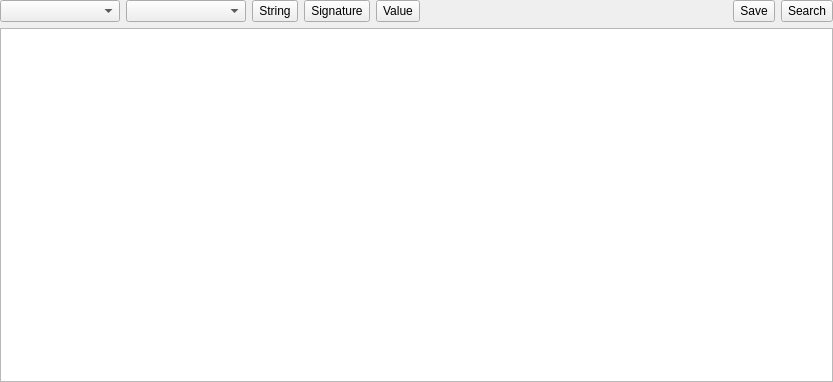
<?xml version="1.0" encoding="UTF-8"?>
<ui version="4.0">
 <class>SearchValuesWidget</class>
 <widget class="QWidget" name="SearchValuesWidget">
  <property name="geometry">
   <rect>
    <x>0</x>
    <y>0</y>
    <width>833</width>
    <height>382</height>
   </rect>
  </property>
  <property name="windowTitle">
   <string notr="true">Form</string>
  </property>
  <layout class="QVBoxLayout" name="verticalLayout_2">
   <property name="leftMargin">
    <number>0</number>
   </property>
   <property name="topMargin">
    <number>0</number>
   </property>
   <property name="rightMargin">
    <number>0</number>
   </property>
   <property name="bottomMargin">
    <number>0</number>
   </property>
   <item>
    <layout class="QHBoxLayout" name="horizontalLayout">
     <item>
      <widget class="QComboBox" name="comboBoxType">
       <property name="minimumSize">
        <size>
         <width>120</width>
         <height>0</height>
        </size>
       </property>
      </widget>
     </item>
     <item>
      <widget class="QComboBox" name="comboBoxMapMode">
       <property name="minimumSize">
        <size>
         <width>120</width>
         <height>0</height>
        </size>
       </property>
      </widget>
     </item>
     <item>
      <widget class="QToolButton" name="toolButtonSearchString">
       <property name="sizePolicy">
        <sizepolicy hsizetype="Minimum" vsizetype="Minimum">
         <horstretch>0</horstretch>
         <verstretch>0</verstretch>
        </sizepolicy>
       </property>
       <property name="text">
        <string>String</string>
       </property>
       <property name="toolButtonStyle">
        <enum>Qt::ToolButtonTextBesideIcon</enum>
       </property>
      </widget>
     </item>
     <item>
      <widget class="QToolButton" name="toolButtonSearchSignature">
       <property name="sizePolicy">
        <sizepolicy hsizetype="Minimum" vsizetype="Minimum">
         <horstretch>0</horstretch>
         <verstretch>0</verstretch>
        </sizepolicy>
       </property>
       <property name="text">
        <string>Signature</string>
       </property>
       <property name="toolButtonStyle">
        <enum>Qt::ToolButtonTextBesideIcon</enum>
       </property>
      </widget>
     </item>
     <item>
      <widget class="QToolButton" name="toolButtonSearchValue">
       <property name="sizePolicy">
        <sizepolicy hsizetype="Minimum" vsizetype="Minimum">
         <horstretch>0</horstretch>
         <verstretch>0</verstretch>
        </sizepolicy>
       </property>
       <property name="text">
        <string>Value</string>
       </property>
       <property name="toolButtonStyle">
        <enum>Qt::ToolButtonTextBesideIcon</enum>
       </property>
      </widget>
     </item>
     <item>
      <widget class="QLabel" name="labelSearchValue">
       <property name="sizePolicy">
        <sizepolicy hsizetype="Expanding" vsizetype="Preferred">
         <horstretch>0</horstretch>
         <verstretch>0</verstretch>
        </sizepolicy>
       </property>
       <property name="text">
        <string/>
       </property>
      </widget>
     </item>
     <item>
      <widget class="QToolButton" name="toolButtonSave">
       <property name="sizePolicy">
        <sizepolicy hsizetype="Minimum" vsizetype="Minimum">
         <horstretch>0</horstretch>
         <verstretch>0</verstretch>
        </sizepolicy>
       </property>
       <property name="text">
        <string>Save</string>
       </property>
       <property name="toolButtonStyle">
        <enum>Qt::ToolButtonTextBesideIcon</enum>
       </property>
      </widget>
     </item>
     <item>
      <widget class="QToolButton" name="toolButtonSearch">
       <property name="sizePolicy">
        <sizepolicy hsizetype="Minimum" vsizetype="Minimum">
         <horstretch>0</horstretch>
         <verstretch>0</verstretch>
        </sizepolicy>
       </property>
       <property name="text">
        <string>Search</string>
       </property>
       <property name="toolButtonStyle">
        <enum>Qt::ToolButtonTextBesideIcon</enum>
       </property>
      </widget>
     </item>
    </layout>
   </item>
   <item>
    <widget class="XTableView" name="tableViewResult">
     <property name="contextMenuPolicy">
      <enum>Qt::CustomContextMenu</enum>
     </property>
     <property name="editTriggers">
      <set>QAbstractItemView::NoEditTriggers</set>
     </property>
     <property name="selectionMode">
      <enum>QAbstractItemView::SingleSelection</enum>
     </property>
     <property name="selectionBehavior">
      <enum>QAbstractItemView::SelectRows</enum>
     </property>
     <property name="sortingEnabled">
      <bool>true</bool>
     </property>
     <attribute name="horizontalHeaderStretchLastSection">
      <bool>true</bool>
     </attribute>
     <attribute name="verticalHeaderVisible">
      <bool>false</bool>
     </attribute>
     <attribute name="verticalHeaderMinimumSectionSize">
      <number>20</number>
     </attribute>
     <attribute name="verticalHeaderDefaultSectionSize">
      <number>21</number>
     </attribute>
     <attribute name="verticalHeaderStretchLastSection">
      <bool>false</bool>
     </attribute>
    </widget>
   </item>
  </layout>
 </widget>
 <customwidgets>
  <customwidget>
   <class>XTableView</class>
   <extends>QTableView</extends>
   <header>xtableview.h</header>
  </customwidget>
 </customwidgets>
 <resources/>
 <connections/>
</ui>
